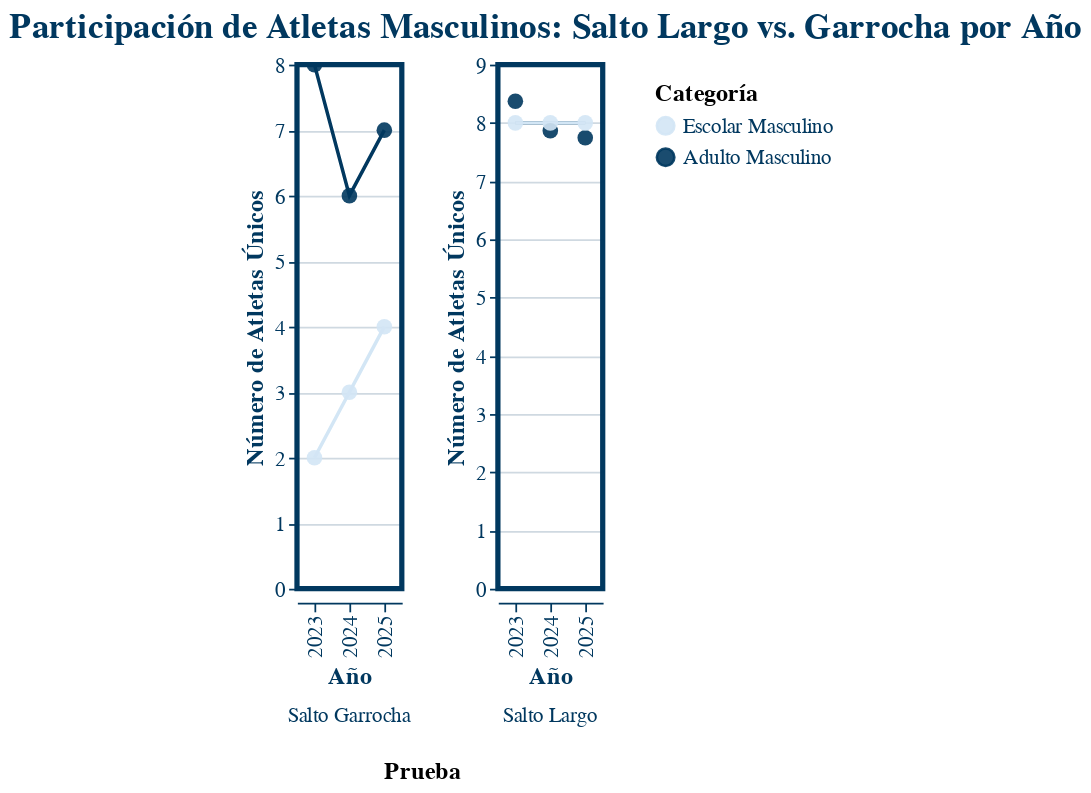
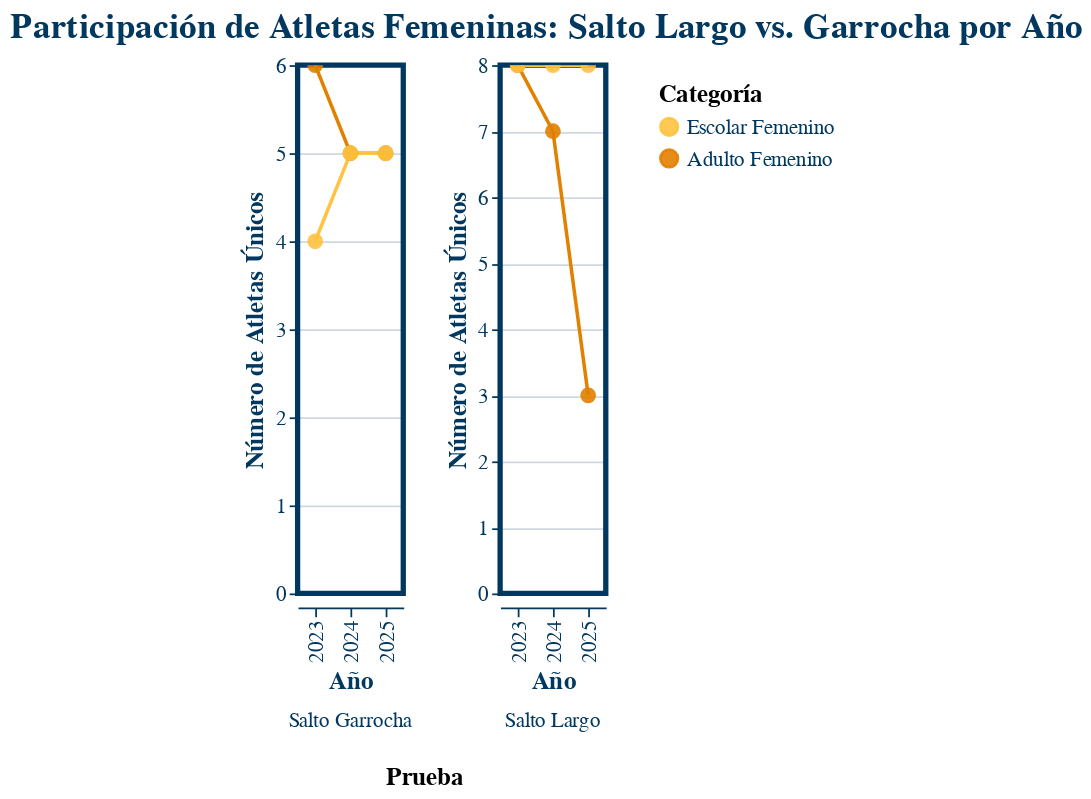

Here is the notebook cell these charts were saved with, in order:
### Code cell
# -*- coding: utf-8 -*-
"""ficha_tecnica_03.ipynb"""

import pandas as pd
import altair as alt
from IPython.display import display, Markdown
import numpy as np
import random

primary_dark = "#01385F"
secondary_light = "#8fc7ff"
regular_font = 'Rubik-Regular, sans-serif'
bold_font = 'Rubik-ExtraBold, sans-serif'

@alt.theme.register("webstory_style", enable=True)
def custom_webstory_theme():
    return {
        "config": {
            "view": {"stroke": primary_dark, "fill": "#FFFFFF", "strokeWidth": 3},
            "title": {"font": bold_font, "fontSize": 20, "color": primary_dark, "anchor": "middle"},
            "axis": {
                "titleFont": regular_font, "titleFontSize": 14, "titleColor": primary_dark,
                "labelFont": regular_font, "labelFontSize": 12, "labelColor": primary_dark,
                "gridColor": primary_dark + "30", "domainColor": primary_dark, "tickColor": primary_dark
            },
            "header": {
                "titleFont": bold_font, "titleFontSize": 14, "color": primary_dark,
                "labelFont": regular_font, "labelFontSize": 12, "labelColor": primary_dark
            },
            "legend": {
                "titleFont": bold_font, "titleFontSize": 14, "color": primary_dark,
                "labelFont": regular_font, "labelFontSize": 12, "labelColor": primary_dark, "padding": 10
            },
            "range": {"category": [secondary_light, primary_dark]}
        }
    }

try:
    df = pd.read_csv("Florencia_database_utilizada 2.csv", delimiter=';', encoding='latin1')
except FileNotFoundError:
    display(Markdown("---ERROR: Archivo CSV no encontrado. Por favor, sube 'Florencia_database_utilizada 2.csv' a Google Colab.---"))
    exit()

events_to_analyze = ['Salto Largo', 'Salto Garrocha']
df_filtered = df[df['Prueba'].isin(events_to_analyze)].copy()

participation_df = df_filtered.groupby(['Prueba', 'A\x96o', 'Categoria'])['Nombre Atleta'].nunique().reset_index()
participation_df.rename(columns={'Nombre Atleta': 'Participacion', 'A\x96o': 'Año'}, inplace=True)

participation_df["Participacion_jitter"] = participation_df.apply(
    lambda row: row["Participacion"] + 1 * (random.random() - 0.5)
    if row["Prueba"] == "Salto Largo" and row["Categoria"] == "Adulto Masculino"
    else row["Participacion"],
    axis=1
)

vis_data = df_filtered.groupby(['Prueba', 'Categoria'])['Nombre Atleta'].nunique().reset_index()
vis_data.rename(columns={'Nombre Atleta': 'Total_Participacion'}, inplace=True)
participation_pivot = vis_data.pivot(index='Categoria', columns='Prueba', values='Total_Participacion').fillna(0)

individual_participation = df_filtered.groupby(['Nombre Atleta', 'Prueba', 'Categoria'])['A\x96o'].count().reset_index()
individual_participation.rename(columns={'A\x96o': 'Conteo_Participaciones'}, inplace=True)

escolar_data = participation_pivot[participation_pivot.index.str.contains('Escolar')]
total_largo_escolar = escolar_data['Salto Largo'].sum()
total_garrocha_escolar = escolar_data['Salto Garrocha'].sum()
brecha_escolar = total_largo_escolar - total_garrocha_escolar

garrocha_data = participation_pivot[['Salto Garrocha']]
min_garrocha_categoria = 'Adulto Femenino'
min_garrocha_value = garrocha_data.loc[min_garrocha_categoria]['Salto Garrocha']

masc_largo = participation_pivot[participation_pivot.index.str.contains('Masculino')]['Salto Largo'].sum()
masc_garrocha = participation_pivot[participation_pivot.index.str.contains('Masculino')]['Salto Garrocha'].sum()
ratio_masc = masc_largo / masc_garrocha if masc_garrocha > 0 else float('inf')

fem_largo = participation_pivot[participation_pivot.index.str.contains('Femenino')]['Salto Largo'].sum()
fem_garrocha = participation_pivot[participation_pivot.index.str.contains('Femenino')]['Salto Garrocha'].sum()
ratio_fem = fem_largo / fem_garrocha if fem_garrocha > 0 else float('inf')

def generate_line_chart(df_data, gender_filter, title_suffix, color_scale_domain):

    df_filtered_gender = df_data[df_data['Categoria'].str.contains(gender_filter)].copy()

    if gender_filter == 'Masculino':
        color_scale = alt.Scale(domain=color_scale_domain, range=['#d3e6f5', '#01385F'])
    elif gender_filter == 'Femenino':
        color_scale = alt.Scale(domain=color_scale_domain, range=['#ffc340', '#e28000'])
    else:
        color_scale = alt.Scale(domain=color_scale_domain, range=[primary_dark, secondary_light])

    base = alt.Chart(df_filtered_gender).encode(
        x=alt.X('Año:O', axis=alt.Axis(title='Año')),
        y=alt.Y('Participacion:Q', axis=alt.Axis(title='Número de Atletas Únicos')),
        color=alt.Color('Categoria:N', title='Categoría', scale=color_scale)
    )

    line = base.mark_line().encode(
        tooltip=['Año:O', 'Categoria:N', alt.Tooltip('Participacion:Q', title='Participación')]
    )

    points = alt.Chart(df_filtered_gender).mark_point(
        filled=True, size=80, strokeWidth=1, opacity=0.9
    ).encode(
        x=alt.X('Año:O', title='Año'),
        y=alt.Y('Participacion_jitter:Q', title='Número de Atletas Únicos'),
        color=alt.Color('Categoria:N', scale=color_scale),
        tooltip=['Año:O', 'Categoria:N', alt.Tooltip('Participacion:Q', title='Participación')]
    )

    chart = (line + points).facet(
        column=alt.Column('Prueba:N',
            header=alt.Header(titleOrient="bottom", labelOrient="bottom"),
            title='Prueba')
    ).properties(
        title=f'Participación de Atletas {title_suffix}: Salto Largo vs. Garrocha por Año'
    ).resolve_scale(
        y='independent'
    ).interactive()

    return chart

def generate_atomic_chart(df_data):
    color_scale = alt.Scale(
        domain=['Salto Largo', 'Salto Garrocha'],
        range=['#ffc340', '#e28000']
    )
    base = alt.Chart(df_data).encode(
        y=alt.Y('Total_Participacion:Q', title='Total de Atletas Únicos (2023-2025)'),
        x=alt.X('Prueba:N', title='Prueba', axis=None),
        color=alt.Color('Prueba:N', scale=color_scale, title='Prueba'),
        tooltip=['Categoria:N', 'Prueba:N', alt.Tooltip('Total_Participacion:Q', title='Participación Total')]
    )
    bars = base.mark_bar().properties(height=300)
    text = base.mark_text(
        align='center',
        baseline='bottom',
        dy=-5,
        color=primary_dark
    ).encode(
        text=alt.Text('Total_Participacion:Q', format=',.0f'),
        order=alt.Order('Total_Participacion', sort='descending')
    )
    chart = (bars + text).properties(
        title='Diferencia de Participación Absoluta por Categoría (Total Atletas Únicos 2023-2025)'
    ).facet(
        column=alt.Column('Categoria:N', header=alt.Header(titleOrient="top", labelOrient="bottom", title='Categoría'))
    ).resolve_scale(x='independent').interactive()
    return chart

def generate_individual_participation_chart(df_data):
    df_top = df_data.groupby('Nombre Atleta')['Conteo_Participaciones'].sum().reset_index()
    top_athletes = df_top[df_top['Conteo_Participaciones'] > 2]['Nombre Atleta'].tolist()
    df_filtered_individual = df_data[df_data['Nombre Atleta'].isin(top_athletes)].sort_values('Conteo_Participaciones', ascending=False)

    if df_filtered_individual.empty:
        return alt.Chart(pd.DataFrame({'text':['No hay atletas con >2 participaciones únicas en el periodo.']})).mark_text(
            fontSize=16, color=primary_dark
        ).encode(text='text').properties(
            title='Frecuencia de Participación Individual (Saltos, 2023-2025)'
        )

    df_filtered_individual['Orden_Categoria'] = df_filtered_individual['Categoria'].apply(
        lambda x: 1 if 'Adulto' in x else 2 if 'Juvenil' in x else 3
    )
    df_filtered_individual['Etiqueta_Atleta'] = df_filtered_individual['Nombre Atleta'] + ' (' + df_filtered_individual['Categoria'] + ')'

    color_scale = alt.Scale(domain=['Salto Largo', 'Salto Garrocha'],
                            range=[secondary_light, primary_dark])

    chart = alt.Chart(df_filtered_individual).mark_bar().encode(
        y=alt.Y('Etiqueta_Atleta:N', title='Atleta y Categoría',
                sort=alt.EncodingSortField(field="Conteo_Participaciones", op="sum", order='descending')),
        x=alt.X('Conteo_Participaciones:Q', title='Veces que compitió (2023-2025)'),
        color=alt.Color('Prueba:N', scale=color_scale, title='Prueba'),
        tooltip=['Nombre Atleta:N', 'Categoria:N', 'Prueba:N',
                 alt.Tooltip('Conteo_Participaciones:Q', title='Nº de Competiciones')]
    ).properties(
        title='Frecuencia de Participación Individual de Atletas Clave (>2 Competiciones, 2023-2025)'
    ).interactive()

    return {'id': 'vis_individual_saltos', 'spec': chart.to_dict()}

cronica_markdown = f"""
#Una mejora de resultados que aún no se refleja en el salto con garrocha

El reporte de resultados, tanto en lanzamientos, como en 800 metros planos, no refleja qué pasa con la infraestructura y la participación en las pruebas de salto. Es por esto que analizamos la magnitud y distribución de la escasez, utilizando los datos de participación absoluta.
"""

cierre_markdown = f"""
---
## **Análisis de la brecha: preguntas y respuestas**
...
"""

display(Markdown(cronica_markdown))

masc_chart = generate_line_chart(
    participation_df,
    'Masculino',
    'Masculinos',
    ['Escolar Masculino', 'Adulto Masculino']
)

display(masc_chart)

fem_chart = generate_line_chart(
    participation_df,
    'Femenino',
    'Femeninas',
    ['Escolar Femenino', 'Adulto Femenino']
)

display(fem_chart)

individual_chart_data = generate_individual_participation_chart(individual_participation)

display(Markdown("### Visualización Individual de Atletas Clave"))
display(Markdown("Este gráfico debería ser incrustado..." ))

if 'spec' in individual_chart_data:
    individual_vega_lite = individual_chart_data['spec']

display(Markdown(cierre_markdown))

atomic_chart = generate_atomic_chart(vis_data)
display(atomic_chart)

### Figure 1 — Vega-Lite specification as saved in the notebook (floating-point values rounded to 4 significant figures)
{"config": {"view": {"stroke": "#01385F", "fill": "#FFFFFF", "strokeWidth": 3}, "title": {"font": "Rubik-ExtraBold, sans-serif", "fontSize": 20, "color": "#01385F", "anchor": "middle"}, "axis": {"titleFont": "Rubik-Regular, sans-serif", "titleFontSize": 14, "titleColor": "#01385F", "labelFont": "Rubik-Regular, sans-serif", "labelFontSize": 12, "labelColor": "#01385F", "gridColor": "#01385F30", "domainColor": "#01385F", "tickColor": "#01385F"}, "header": {"titleFont": "Rubik-ExtraBold, sans-serif", "titleFontSize": 14, "color": "#01385F", "labelFont": "Rubik-Regular, sans-serif", "labelFontSize": 12, "labelColor": "#01385F"}, "legend": {"titleFont": "Rubik-ExtraBold, sans-serif", "titleFontSize": 14, "color": "#01385F", "labelFont": "Rubik-Regular, sans-serif", "labelFontSize": 12, "labelColor": "#01385F", "padding": 10}, "range": {"category": ["#8fc7ff", "#01385F"]}}, "data": {"name": "data-4917d924e87f4809e5f4d92a24a392fe"}, "facet": {"column": {"field": "Prueba", "header": {"labelOrient": "bottom", "titleOrient": "bottom"}, "title": "Prueba", "type": "nominal"}}, "spec": {"layer": [{"mark": {"type": "line"}, "encoding": {"color": {"field": "Categoria", "scale": {"domain": ["Escolar Masculino", "Adulto Masculino"], "range": ["#d3e6f5", "#01385F"]}, "title": "Categoría", "type": "nominal"}, "tooltip": [{"field": "Año", "type": "ordinal"}, {"field": "Categoria", "type": "nominal"}, {"field": "Participacion", "title": "Participación", "type": "quantitative"}], "x": {"axis": {"title": "Año"}, "field": "Año", "type": "ordinal"}, "y": {"axis": {"title": "Número de Atletas Únicos"}, "field": "Participacion", "type": "quantitative"}}, "name": "view_31"}, {"mark": {"type": "point", "filled": true, "opacity": 0.9, "size": 80, "strokeWidth": 1}, "encoding": {"color": {"field": "Categoria", "scale": {"domain": ["Escolar Masculino", "Adulto Masculino"], "range": ["#d3e6f5", "#01385F"]}, "type": "nominal"}, "tooltip": [{"field": "Año", "type": "ordinal"}, {"field": "Categoria", "type": "nominal"}, {"field": "Participacion", "title": "Participación", "type": "quantitative"}], "x": {"field": "Año", "title": "Año", "type": "ordinal"}, "y": {"field": "Participacion_jitter", "title": "Número de Atletas Únicos", "type": "quantitative"}}}]}, "params": [{"name": "param_41", "select": {"type": "interval", "encodings": ["x", "y"]}, "bind": "scales", "views": ["view_31"]}], "resolve": {"scale": {"y": "independent"}}, "title": "Participación de Atletas Masculinos: Salto Largo vs. Garrocha por Año", "$schema": "https://vega.github.io/schema/vega-lite/v5.20.1.json", "datasets": {"data-4917d924e87f4809e5f4d92a24a392fe": [{"Prueba": "Salto Garrocha", "Año": 2023, "Categoria": "Adulto Masculino", "Participacion": 8, "Participacion_jitter": 8.0}, {"Prueba": "Salto Garrocha", "Año": 2023, "Categoria": "Escolar Masculino", "Participacion": 2, "Participacion_jitter": 2.0}, {"Prueba": "Salto Garrocha", "Año": 2024, "Categoria": "Adulto Masculino", "Participacion": 6, "Participacion_jitter": 6.0}, {"Prueba": "Salto Garrocha", "Año": 2024, "Categoria": "Escolar Masculino", "Participacion": 3, "Participacion_jitter": 3.0}, {"Prueba": "Salto Garrocha", "Año": 2025, "Categoria": "Adulto Masculino", "Participacion": 7, "Participacion_jitter": 7.0}, {"Prueba": "Salto Garrocha", "Año": 2025, "Categoria": "Escolar Masculino", "Participacion": 4, "Participacion_jitter": 4.0}, {"Prueba": "Salto Largo", "Año": 2023, "Categoria": "Adulto Masculino", "Participacion": 8, "Participacion_jitter": 8.371}, {"Prueba": "Salto Largo", "Año": 2023, "Categoria": "Escolar Masculino", "Participacion": 8, "Participacion_jitter": 8.0}, {"Prueba": "Salto Largo", "Año": 2024, "Categoria": "Adulto Masculino", "Participacion": 8, "Participacion_jitter": 7.865}, {"Prueba": "Salto Largo", "Año": 2024, "Categoria": "Escolar Masculino", "Participacion": 8, "Participacion_jitter": 8.0}, {"Prueba": "Salto Largo", "Año": 2025, "Categoria": "Adulto Masculino", "Participacion": 8, "Participacion_jitter": 7.744}, {"Prueba": "Salto Largo", "Año": 2025, "Categoria": "Escolar Masculino", "Participacion": 8, "Participacion_jitter": 8.0}]}}

### Figure 2 — Vega-Lite specification as saved in the notebook (floating-point values rounded to 4 significant figures)
{"config": {"view": {"stroke": "#01385F", "fill": "#FFFFFF", "strokeWidth": 3}, "title": {"font": "Rubik-ExtraBold, sans-serif", "fontSize": 20, "color": "#01385F", "anchor": "middle"}, "axis": {"titleFont": "Rubik-Regular, sans-serif", "titleFontSize": 14, "titleColor": "#01385F", "labelFont": "Rubik-Regular, sans-serif", "labelFontSize": 12, "labelColor": "#01385F", "gridColor": "#01385F30", "domainColor": "#01385F", "tickColor": "#01385F"}, "header": {"titleFont": "Rubik-ExtraBold, sans-serif", "titleFontSize": 14, "color": "#01385F", "labelFont": "Rubik-Regular, sans-serif", "labelFontSize": 12, "labelColor": "#01385F"}, "legend": {"titleFont": "Rubik-ExtraBold, sans-serif", "titleFontSize": 14, "color": "#01385F", "labelFont": "Rubik-Regular, sans-serif", "labelFontSize": 12, "labelColor": "#01385F", "padding": 10}, "range": {"category": ["#8fc7ff", "#01385F"]}}, "data": {"name": "data-495054edc4570052e2ed06e08865ffde"}, "facet": {"column": {"field": "Prueba", "header": {"labelOrient": "bottom", "titleOrient": "bottom"}, "title": "Prueba", "type": "nominal"}}, "spec": {"layer": [{"mark": {"type": "line"}, "encoding": {"color": {"field": "Categoria", "scale": {"domain": ["Escolar Femenino", "Adulto Femenino"], "range": ["#ffc340", "#e28000"]}, "title": "Categoría", "type": "nominal"}, "tooltip": [{"field": "Año", "type": "ordinal"}, {"field": "Categoria", "type": "nominal"}, {"field": "Participacion", "title": "Participación", "type": "quantitative"}], "x": {"axis": {"title": "Año"}, "field": "Año", "type": "ordinal"}, "y": {"axis": {"title": "Número de Atletas Únicos"}, "field": "Participacion", "type": "quantitative"}}, "name": "view_32"}, {"mark": {"type": "point", "filled": true, "opacity": 0.9, "size": 80, "strokeWidth": 1}, "encoding": {"color": {"field": "Categoria", "scale": {"domain": ["Escolar Femenino", "Adulto Femenino"], "range": ["#ffc340", "#e28000"]}, "type": "nominal"}, "tooltip": [{"field": "Año", "type": "ordinal"}, {"field": "Categoria", "type": "nominal"}, {"field": "Participacion", "title": "Participación", "type": "quantitative"}], "x": {"field": "Año", "title": "Año", "type": "ordinal"}, "y": {"field": "Participacion_jitter", "title": "Número de Atletas Únicos", "type": "quantitative"}}}]}, "params": [{"name": "param_42", "select": {"type": "interval", "encodings": ["x", "y"]}, "bind": "scales", "views": ["view_32"]}], "resolve": {"scale": {"y": "independent"}}, "title": "Participación de Atletas Femeninas: Salto Largo vs. Garrocha por Año", "$schema": "https://vega.github.io/schema/vega-lite/v5.20.1.json", "datasets": {"data-495054edc4570052e2ed06e08865ffde": [{"Prueba": "Salto Garrocha", "Año": 2023, "Categoria": "Adulto Femenino", "Participacion": 6, "Participacion_jitter": 6.0}, {"Prueba": "Salto Garrocha", "Año": 2023, "Categoria": "Escolar Femenino", "Participacion": 4, "Participacion_jitter": 4.0}, {"Prueba": "Salto Garrocha", "Año": 2024, "Categoria": "Adulto Femenino", "Participacion": 5, "Participacion_jitter": 5.0}, {"Prueba": "Salto Garrocha", "Año": 2024, "Categoria": "Escolar Femenino", "Participacion": 5, "Participacion_jitter": 5.0}, {"Prueba": "Salto Garrocha", "Año": 2025, "Categoria": "Adulto Femenino", "Participacion": 5, "Participacion_jitter": 5.0}, {"Prueba": "Salto Garrocha", "Año": 2025, "Categoria": "Escolar Femenino", "Participacion": 5, "Participacion_jitter": 5.0}, {"Prueba": "Salto Largo", "Año": 2023, "Categoria": "Adulto Femenino", "Participacion": 8, "Participacion_jitter": 8.0}, {"Prueba": "Salto Largo", "Año": 2023, "Categoria": "Escolar Femenino", "Participacion": 8, "Participacion_jitter": 8.0}, {"Prueba": "Salto Largo", "Año": 2024, "Categoria": "Adulto Femenino", "Participacion": 7, "Participacion_jitter": 7.0}, {"Prueba": "Salto Largo", "Año": 2024, "Categoria": "Escolar Femenino", "Participacion": 8, "Participacion_jitter": 8.0}, {"Prueba": "Salto Largo", "Año": 2025, "Categoria": "Adulto Femenino", "Participacion": 3, "Participacion_jitter": 3.0}, {"Prueba": "Salto Largo", "Año": 2025, "Categoria": "Escolar Femenino", "Participacion": 8, "Participacion_jitter": 8.0}]}}
